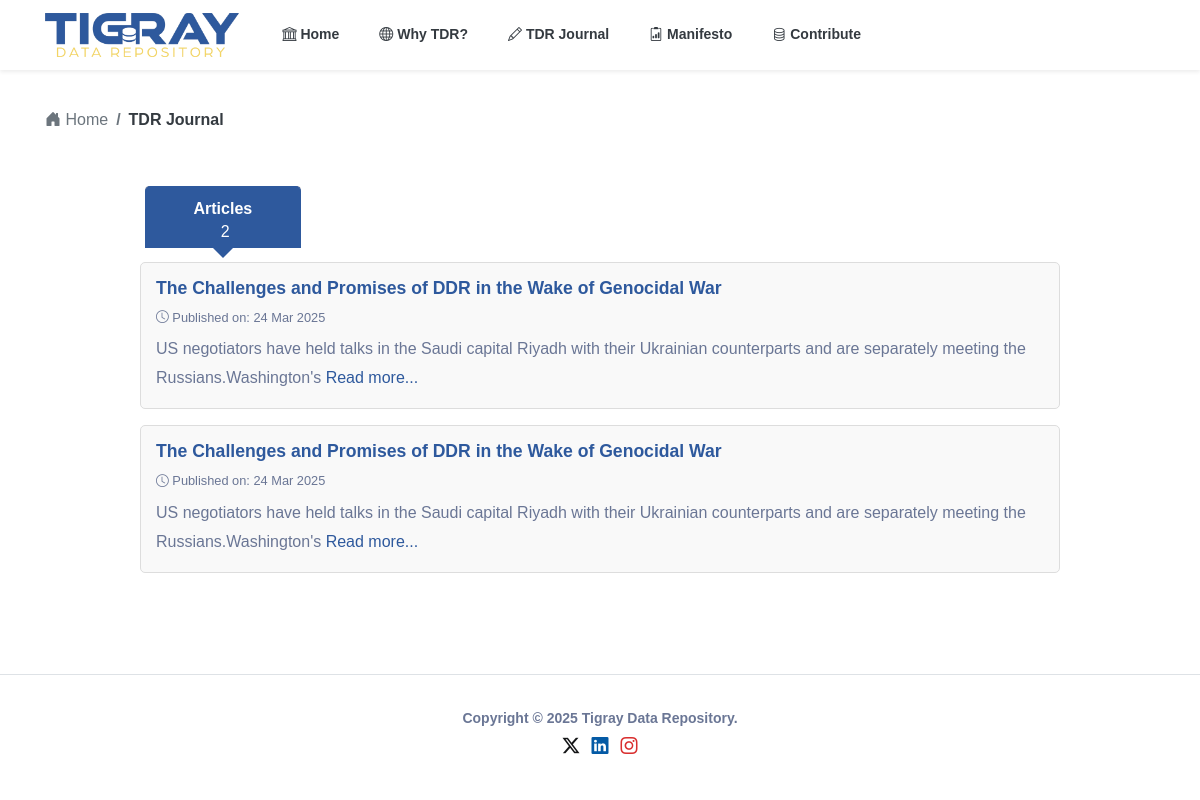
The app's page /tdr-journal/, older data.
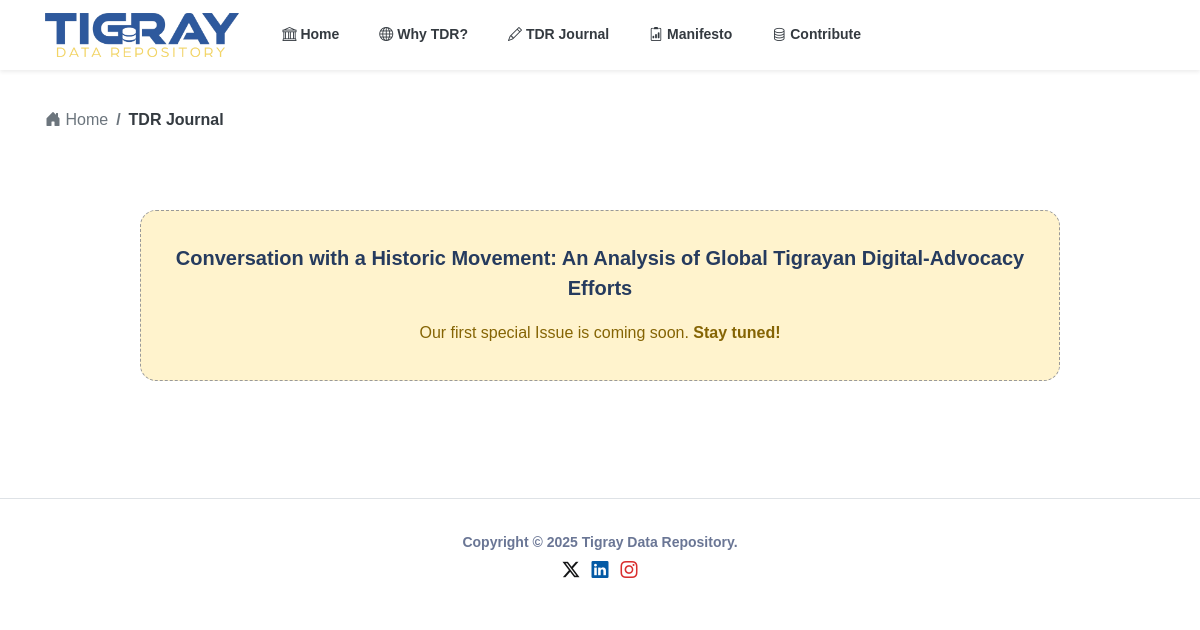
The same page, newer data.
### App/models.py (models this page shows, shortened)
class Blog(models.Model):
    ARTICLE_TYPES = [
        ('articles', 'Articles'),
        ('journals', 'Journals'),
        ('special_issues', 'Special Issues'),
    ]
    ArticleTitle = models.CharField(max_length=255)
    slug = models.SlugField(unique=True, blank=True)
    content = models.TextField()
    DatePublished = models.DateField(default=timezone.now)
    article_type = models.CharField(max_length=20, choices=ARTICLE_TYPES, default='article')
    class Meta:
        ordering = ["-id"]
        verbose_name_plural = "TDR Journals"

### App/views.py (the view)
# urls.py: path("tdr-journal/", BlogView.as_view(), name="blog-view"),
class BlogView(TemplateView):
    template_name = "blog.html"
    def get_context_data(self, **kwargs):
        context = super().get_context_data(**kwargs)
        articles = Blog.objects.filter(article_type='articles')
        journals = Blog.objects.filter(article_type='journals')
        special_issues = Blog.objects.filter(article_type='special_issues')
        page_number = self.request.GET.get('page')
        context["articles_page"] = Paginator(articles, 3).get_page(page_number)
        context["journals_page"] = Paginator(journals, 3).get_page(page_number)
        context["specials_page"] = Paginator(special_issues, 3).get_page(page_number)
        context["count_articles"] = articles.count()
        context["count_journals"] = journals.count()
        context["count_specials"] = special_issues.count()
        return context

### App/templatetags/custom_filters.py (called while the page is built)
@register.filter
def read_more_content(value):
    return strip_tags(value).strip()[:150]

### templates/blog.html (shortened to what this page needs)
{% extends 'base.html' %}
{% load static %}
{% load custom_filters %}
{% block 'main-section' %}
<section class="ftco-section ftco-no-pt">
    <div class="container">
            <nav aria-label="breadcrumb" class="pt-4">
                <ol class="breadcrumb bg-transparent px-0">
                    <li class="breadcrumb-item">
                        <a href="{% url 'index' %}" class="text-decoration-none text-muted">
                            <i class="bi bi-house-door-fill"></i> Home
                        </a>
                    </li>
                    <li class="breadcrumb-item active text-dark fw-semibold" aria-current="page">
                        TDR Journal
                    </li>
                </ol>
            </nav>
        <div class="row py-5">
            <div class="col-lg-1"></div>
            <div class="col-lg-10">
                {% if count_articles or count_journals or count_specials %}
    <ul class="nav nav-tabs" id="myTab" role="tablist">
        {% if count_articles %}
        <li class="nav-item blog-nav" role="presentation">
            <button class="nav-link tdr-journal-tab active fw-bold" id="articles-tab" data-bs-toggle="tab"
                data-bs-target="#articles" type="button" role="tab" aria-controls="articles" aria-selected="true">
                Articles
                <span style="margin-left: .3em; font-weight: normal; display: block; line-height: 1;">
                    {{ count_articles }}
                </span>
            </button>
        </li>
        {% endif %}
    </ul>
{% endif %}
    {% if not count_articles and not count_journals and not count_specials %}
        <div class="alert alert-warning text-center mt-4" style="border: 1px dashed #999; padding: 2em; border-radius: 1em;">
            <h5 class="fw-bold mb-3">Conversation with a Historic Movement: An Analysis of Global Tigrayan Digital-Advocacy Efforts</h5>
            <p class="mt-3 mb-0">Our first special Issue is coming soon. <strong>Stay tuned!</strong></p>
        </div>
    {% endif %}
    <div class="tab-content" id="myTabContent">
        <div class="tab-pane fade show active" id="articles" role="tabpanel" aria-labelledby="articles-tab">
                {% for article in articles_page %}
                    <div class="result-item mt-3">
                        <h6 class="mb-1 blog-title">
                            <a href="{% url 'view-blog' article.slug %}" class="text-primary text-bold">{{ article.ArticleTitle }}</a>
                        </h6>
                        <p class="mb-1">
                            <small><span class="bi bi-clock"></span> Published on: {{ article.DatePublished|date:"d M Y" }}</small>
                        </p>
                        <p class="mb-0">
                            {{ article.content|read_more_content|safe }}
                            <a href="{% url 'view-blog' article.slug %}" class="text-primary text-decoration-none">Read more...</a>
                        </p>
                    </div>
                {% endfor %}
        </div>
    </div>
</div>
        </div>
    </div>
</section>
{% endblock %}

### templates/base.html (shortened to what this page needs)
{% load static %}
{% load custom_filters %}
<!DOCTYPE html>
<html lang="en">
  <head>
    <link
      rel="stylesheet"
      href="{% static 'admin_static/css/adminlte.min.css' %}"
    />
    <link
      href="https://cdn.jsdelivr.net/npm/bootstrap@5.3.0-alpha1/dist/css/bootstrap.min.css"
      rel="stylesheet"
    />
    <link
      rel="stylesheet"
      href="https://cdnjs.cloudflare.com/ajax/libs/font-awesome/6.0.0/css/all.min.css"
    />
    <link rel="stylesheet" href="{% static 'css/animate.css' %}" />
    <link rel="stylesheet" href="{% static 'css/style.css' %}" />
    <link
      rel="stylesheet"
      href="https://cdnjs.cloudflare.com/ajax/libs/font-awesome/6.0.0-beta3/css/all.min.css"
    />
    <link
      rel="stylesheet"
      type="text/css"
      href="https://cdn.datatables.net/responsive/2.4.0/css/responsive.dataTables.min.css"
    />
    <link
      rel="stylesheet"
      type="text/css"
      href="https://cdn.datatables.net/1.13.4/css/jquery.dataTables.min.css"
    />
    <link
      rel="stylesheet"
      href="https://cdn.datatables.net/buttons/2.4.1/css/buttons.dataTables.min.css"
    />
  </head>
  <body
    data-spy="scroll"
    data-target=".site-navbar-target bg-dark"
    data-offset="300"
    data-theme="{{ request.session.theme|default:'light' }}"
  >
    <nav
  class="navbar navbar-expand-lg navbar-light bg-white site-navbar-target sticky-top shadow-sm"
  id="ftco-navbar"
  style="z-index: 1030"
>
      <div class="container d-flex align-items-center justify-content-start">
        <a
          class="navbar-brand d-flex align-items-center me-4"
          href="{% url 'index' %}"
          target="_blank"
        >
          <img
            src="{% static 'img/tigray_data_repo.jpg' %}"
            alt="Tigray Data Repository Logo"
            class="img-fluid d-inline-block align-top"
            style="max-height: 44px; width: auto"
          />
        </a>
        <div class="collapse navbar-collapse" id="ftco-nav">
          <ul class="navbar-nav d-flex align-items-center">
            <li class="nav-item">
              <a
                href="{% url 'index' %}"
                class="nav-link text-dark {% if request.resolver_match.url_name == 'index' %}active fw-bold{% endif %}"
              >
                <i class="bi bi-bank"></i> Home
              </a>
            </li>
            <li class="nav-item">
              <a
                href="{% url 'why-tdr' %}"
                class="nav-link text-dark {% if request.resolver_match.url_name == 'why-tdr' %}active fw-bold{% endif %}"
              >
                <i class="bi bi-globe"></i> Why TDR?
              </a>
            </li>
            <li class="nav-item">
              <a
                href="{% url 'blog-view' %}"
                class="nav-link text-dark {% if request.resolver_match.url_name == 'blog-view' %}active fw-bold{% endif %}"
              >
                <i class="bi bi-pencil"></i> TDR Journal
              </a>
            </li>
            <li class="nav-item">
              <a
                href="{% url 'manifesto-view' %}"
                class="nav-link text-dark {% if request.resolver_match.url_name == 'manifesto-view' %}active fw-bold{% endif %}"
              >
                <i class="bi bi-clipboard2-data"></i> Manifesto
              </a>
            </li>
            <li class="nav-item">
              <a
                href="{% url 'contribute-view' %}"
                class="nav-link text-dark {% if request.resolver_match.url_name == 'contribute-view' %}active fw-bold{% endif %}"
              >
                <i class="bi bi-database"></i> Contribute
              </a>
            </li>
          </ul>
          <ul class="navbar-nav ms-auto d-flex align-items-center">
            <li class="nav-item">
              <a href="#" class="nav-link px-2 text-dark" id="themeToggleLink">
              </a>
            </li>
          </ul>
        </div>
      </div>
    </nav>
    {% block 'main-section' %} {% endblock %}
    <footer
      class="ftco-footer ftco-section"
      style="border-top: 1px solid #dee2e6; margin-top: 50px"
    >
      <div class="container">
        <div class="row">
          <div class="col-md-12 text-center">
            <p style="color: #6a7695">
              <br />
              <b class="text-sm"
                >Copyright ©
                Tigray Data Repository. <br />
                <a
                  style="color: #141516; font-size: 17px"
                  href="https://x.com/datafortigray"
                  target="_blank"
                  ><i class="bi bi-twitter-x"></i
                ></a>
                <a
                  style="color: #045aa5; font-size: 17px"
                  class="ms-2"
                  href="https://www.linkedin.com/company/tigray-data-repository"
                  target="_blank"
                  ><i class="bi bi-linkedin"></i
                ></a>
                <a
                  style="color: #d92f2f; font-size: 17px"
                  class="ms-2"
                  href="https://www.instagram.com/datafortigray"
                  target="_blank"
                  ><i class="bi bi-instagram"></i
                ></a>
              </b>
            </p>
          </div>
        </div>
      </div>
    </footer>
    <link
      rel="stylesheet"
      href="https://cdn.jsdelivr.net/npm/bootstrap-icons@1.11.3/font/bootstrap-icons.min.css"
    />
  </body>
</html>

Row changes from the older to the newer data that the page shows:
removed Blog: ArticleTitle "The Challenges and Promises of DDR in the Wake of Genocidal War", DatePublished "24 Mar 2025", content|read_more_content "US negotiators have held talks in the Saudi capital Riyadh with their Ukrainian counterparts and are separately meeting the Russians.Washington's"
removed Blog: ArticleTitle "The Challenges and Promises of DDR in the Wake of Genocidal War", DatePublished "24 Mar 2025", content|read_more_content "US negotiators have held talks in the Saudi capital Riyadh with their Ukrainian counterparts and are separately meeting the Russians.Washington's"
Text that changed along with them:
{{ count_articles }}: "2" → (not shown)
text no longer shown: "Articles"
text now shown: "Conversation with a Historic Movement: An Analysis of Global Tigrayan Digital-Advocacy Efforts Our first special Issue is coming soon. Stay tuned!"
